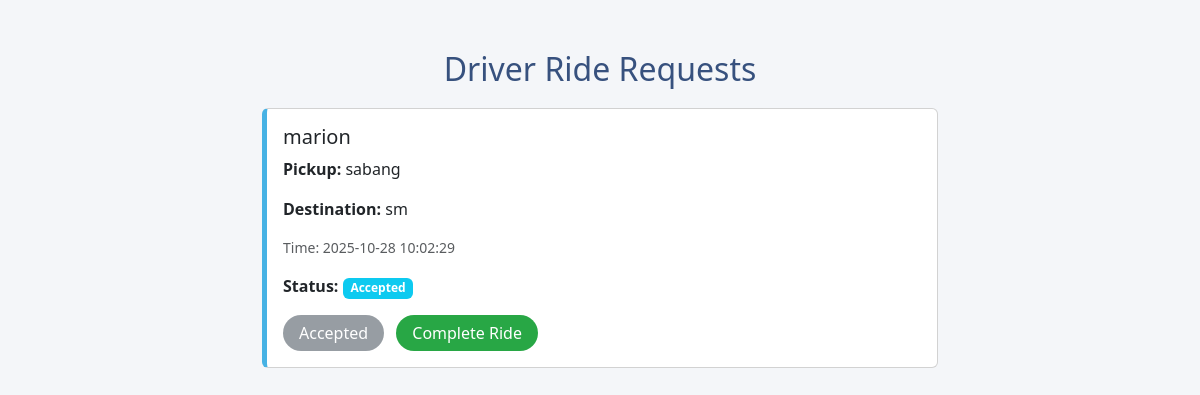
Page /request.php (signed in) on the committed database.
### tables this page shows
CREATE TABLE `tricycle_bookings` (
  `id` int(11) NOT NULL,
  `name` varchar(100) NOT NULL,
  `location` varchar(255) NOT NULL,
  `destination` varchar(255) NOT NULL,
  `booking_time` timestamp NOT NULL DEFAULT current_timestamp(),
  `driver_id` int(11) DEFAULT NULL,
  `status` varchar(20) NOT NULL DEFAULT 'pending'
);

### request.php (the view, shortened to what this page needs)
<?php
$database = new Database();
$conn = $database->getConnection();
$driver_id = $_SESSION['user_id'];
$sql = "SELECT * FROM tricycle_bookings
        WHERE (LOWER(TRIM(status)) = 'pending')
           OR (LOWER(TRIM(status)) = 'accepted' AND driver_id = ?)
        ORDER BY booking_time DESC";
$stmt = $conn->prepare($sql);
$stmt->bind_param("i", $driver_id);
$stmt->execute();
$result = $stmt->get_result();
?>
<!doctype html>
<html lang="en">
<head>
  <link href="https://cdn.jsdelivr.net/npm/bootstrap@5.3.3/dist/css/bootstrap.min.css" rel="stylesheet">
</head>
<body>
<div class="container">
  <h2 class="text-center">Driver Ride Requests</h2>
  <?php if ($result->num_rows > 0): ?>
    <?php while($row = $result->fetch_assoc()): ?>
      <?php $status = strtolower(trim($row['status'])); ?>
      <div class="card">
        <div class="card-body">
          <h5 class="card-title"><?= htmlspecialchars($row['name']); ?></h5>
          <p class="card-text"><strong>Pickup:</strong> <?= htmlspecialchars($row['location']); ?></p>
          <p class="card-text"><strong>Destination:</strong> <?= htmlspecialchars($row['destination']); ?></p>
          <p class="text-muted small">Time: <?= htmlspecialchars($row['booking_time']); ?></p>
          <p><strong>Status:</strong>
             <span class="badge
               <?= ($status == 'pending') ? 'bg-secondary' : (($status == 'accepted') ? 'bg-info' : 'bg-success'); ?>">
               <?= ucfirst($status); ?>
             </span>
          </p>
          <?php if ($status == 'pending'): ?>
            <form method="POST" action="" style="display: inline;">
              <input type="hidden" name="booking_id" value="<?= $row['id']; ?>">
              <button type="submit" name="accept_ride" class="btn-accept" onclick="return confirm('Accept this ride?')">
                Accept Ride
              </button>
            </form>
          <?php elseif ($status == 'accepted' && $row['driver_id'] == $driver_id): ?>
            <button type="button" class="btn-accepted" disabled>Accepted</button>
            <form method="POST" action="" style="display: inline;">
              <button type="submit" name="complete_ride" class="btn-complete" onclick="return confirm('Mark this ride as completed?')">
                Complete Ride
              </button>
            </form>
          <?php endif; ?>
        </div>
      </div>
    <?php endwhile; ?>
  <?php else: ?>
    <div class="alert alert-info">No ride requests yet.</div>
  <?php endif; ?>
</div>
</body>
</html>

### request.php (style rules this page uses)
body { background-color: #f4f6f9; padding-top: 50px; }
.container { max-width: 700px; }
h2 { color: #37517e; margin-bottom: 20px; }
.card { margin-bottom: 15px; border-left: 5px solid #47b2e4; }
.btn-accepted { background-color: #6c757d; color: white; border: none; border-radius: 30px; padding: 6px 16px; cursor: not-allowed; opacity: 0.7; margin-right: 8px; }
.btn-complete { background-color: #28a745; color: white; border: none; border-radius: 30px; padding: 6px 16px; }

### rows in the picture
tricycle_bookings: name "marion", location "sabang", destination "sm", booking_time "2025-10-28 10:02:29", status "Accepted"
